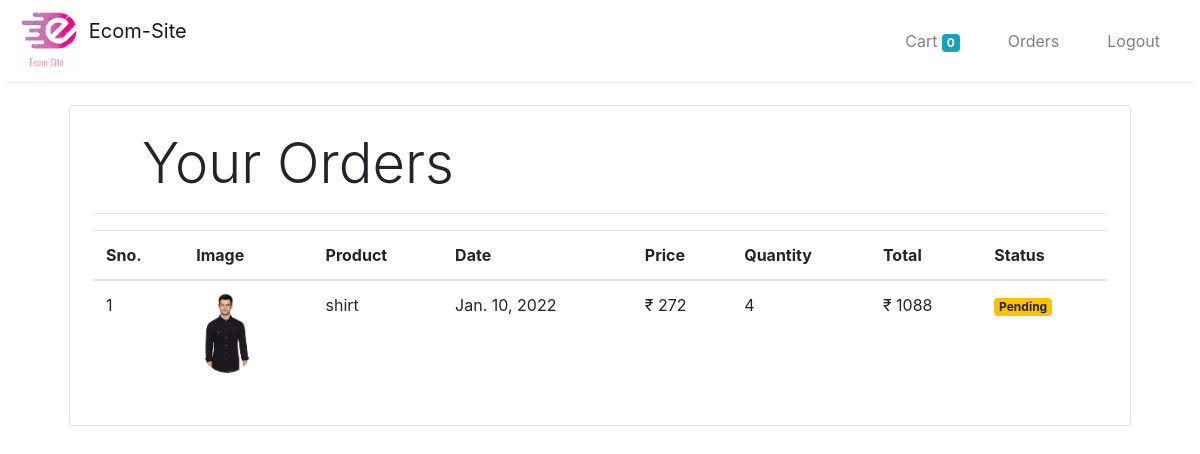
The page /orders (signed in) on the database as committed earlier.
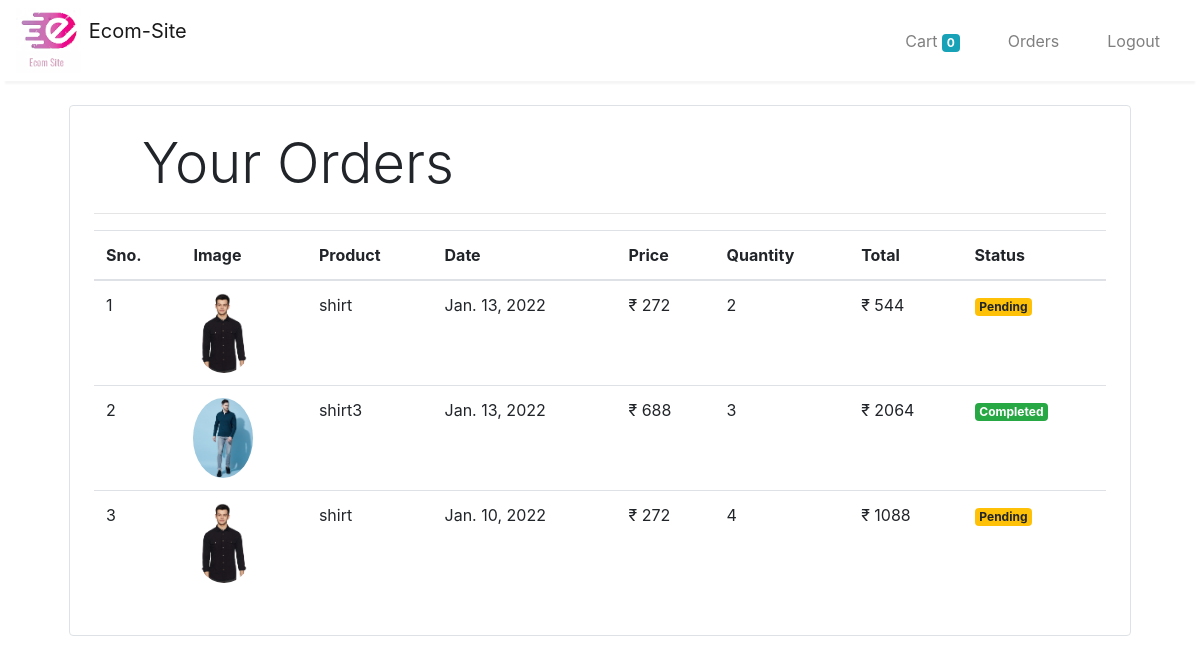
The same page on the database as committed later.
### store/models/orders.py (models this page shows, shortened)
class Order(models.Model):
    id = models.AutoField(primary_key=True)
    product = models.ForeignKey(Product,
                                on_delete=models.CASCADE)
    customer = models.ForeignKey(Customer,
                                 on_delete=models.CASCADE)
    quantity = models.IntegerField(default=1)
    price = models.IntegerField()
    address = models.CharField(max_length=50, default='', blank=True)
    phone = models.CharField(max_length=50, default='', blank=True)
    date = models.DateField(default=datetime.datetime.today)
    status = models.BooleanField(default=False)
    def __str__(self):
        status="Pending"
        if self.status:
            status="Completed"
        return str(str(self.id)+"   -Date   -"+str(self.date)+"    -"+status)
    @staticmethod
    def get_orders_by_customer(customer_id):
        return Order.objects.filter(customer=customer_id).order_by('-date')

### store/models/product.py (models this page shows, shortened)
class Product(models.Model):
    name = models.CharField(max_length=50)
    price = models.IntegerField(default=0)
    category = models.ForeignKey(Category, on_delete=models.CASCADE, default=1)
    description = models.CharField(max_length=200, default='' , null=True , blank=True)
    image = models.ImageField(upload_to='uploads/products/')

### store/middlewares/auth.py (the view)
    def middleware(request):
        print(request.session.get('customer'))
        returnUrl = request.META['PATH_INFO']
        print(request.META['PATH_INFO'])
        if not request.session.get('customer'):
           return redirect(f'login?return_url={returnUrl}')
        response = get_response(request)
        return response

### store/templatetags/custom_filter.py (called while the page is built)
@register.filter(name='currency')
def currency(number):
    return "₹ "+str(number)

@register.filter(name='multiply')
def multiply(number , number1):
    return number * number1

### store/views/orders.py (called while the page is built)
    def get(self , request ):
        customer = request.session.get('customer')
        orders = Order.get_orders_by_customer(customer)
        print(orders)
        return render(request , 'orders.html'  , {'orders' : orders})

### store/templates/orders.html
{% extends 'base.html' %}
{% block content %}
{% load cart %}
{% load custom_filter %}
<div class="container">
   <div class="border rounded p-4 m-4">
        <p class="display-4 pl-4 ml-4">Your Orders</p>
        <hr>
        <table class="table">
            <thead>
                <tr>
                    <th>Sno.</th>
                    <th>Image</th>
                    <th>Product</th>
                    <th>Date</th>
                    <th>Price</th>
                    <th>Quantity</th>
                    <th>Total</th>
                    <th>Status</th>
                </tr>
            </thead>
            <tbody>
                {% for order in orders %}
                <tr>
                    <td>{{forloop.counter}}</td>
                    <td><img style="height: 80px;" class="rounded-circle" src="{{order.product.image.url}}" alt=""></td>
                    <td>{{order.product.name}}</td>
                    <td>{{order.date}}</td>
                    <td>{{order.price|currency}}</td>
                    <td>{{order.quantity}}</td>
                    <td>{{order.quantity|multiply:order.price|currency}}</td>
                    {% if order.status %}
                    <td><small class="badge badge-success">Completed</small></td>
                    {%else%}
                    <td><small class="badge badge-warning">Pending</small></td>
                    {% endif %}
                </tr>
                {% endfor %}
            </tbody>
        </table>
   </div>
</div>
{% endblock %}

### store/templates/base.html (shortened to what this page needs)
<!doctype html>
<html lang="en">
<head>
  <link rel="stylesheet" href="https://maxcdn.bootstrapcdn.com/bootstrap/4.0.0/css/bootstrap.min.css"
>
</head>
<body>
  {% load static %}
  <nav class="one-edge-shadow
  sticky-top navbar
  navbar-expand-lg
   navbar-light bg-white">
    <img
      src="{% static 'store/images/eshoplogo.png' %}"
      alt="" class="" style="height: 65px;">
    <a class="navbar-brand pb-4 px-2" href="/store">Ecom-Site</a>
    <div class="collapse navbar-collapse" id="navbarSupportedContent">
      <ul class=" navbar-nav my-2 my-lg-0">
        <li class="nav-item px-3">
          <a class="nav-link " href="/cart">Cart
            <span class="badge badge-info">{{request.session.cart.keys|length}}</span>
            <span class="sr-only">(current)</span></a>
        </li>
        {% if request.session.customer %}
        <li class="nav-item px-3">
          <a class="nav-link" href="/orders">Orders<span class="sr-only">(current)</span></a>
        </li>
        <li class="nav-item px-3">
          <a class="nav-link" href="/logout">Logout<span class="sr-only">(current)</span></a>
        </li>
        {% endif %}
      </ul>
    </div>
  </nav>
  {% block content %}{% endblock %}
</body>
</html>

### store/templates/base.html (style rules this page uses)
nav { background-color: white; }
.one-edge-shadow { box-shadow: 0 8px 2px -5px rgb(246, 245, 245); }

Rows that differ between the two databases and show on the page:
added Order: product.image (picture), product.name "shirt", date "Jan. 13, 2022", price "₹ 272", quantity "2", quantity|multiply "₹ 544", status "Pending"
added Order: product.image (picture), product.name "shirt3", date "Jan. 13, 2022", price "₹ 688", quantity "3", quantity|multiply "₹ 2064", status "Completed"
